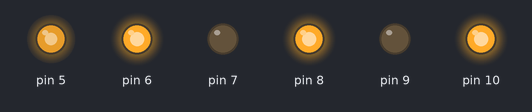
The sketch below on a simulated Arduino Uno, built with avr-gcc and run on an emulated ATmega328P. On the bench: output pins drawn as LEDs (lit = HIGH).

Above: at 0.05 s.
At 1.5 s:
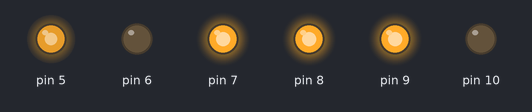
At 2.95 s:
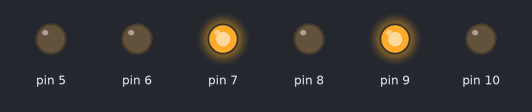
Timing chart, 0 to 6.9 s (numbered marks = the images above):
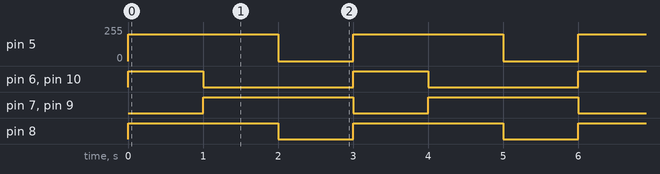

The sketch:

sketch_sep24a.ino
```cpp
void setup() {
  // put your setup code here, to run once:
  pinMode(6,OUTPUT);
  pinMode(7,OUTPUT);
  pinMode(9,OUTPUT);
  pinMode(10,OUTPUT);
}
void left(int speed)
{
  digitalWrite(6, HIGH);
  digitalWrite(7, LOW);
  analogWrite(5,speed); // 좌우 speed
}

void right(int speed)
{
  digitalWrite(6, LOW);
  digitalWrite(7, HIGH);
  analogWrite(5,speed); // 좌우 speed
}
void RL_stop()
{
  analogWrite(5,0); // 좌우 speed
}
void forward(int speed)
{
  digitalWrite(9, LOW);
  digitalWrite(10, HIGH);
  analogWrite(8,speed); // 앞뒤 speed
}
void back(int speed)
{
  digitalWrite(9, HIGH);
  digitalWrite(10, LOW);
  analogWrite(8,speed); // 앞뒤 speed
}
void FB_stop()
{
  analogWrite(8,0);
}

void loop() {


  left(200);
  forward(200);
  delay(1000);
  right(200);
  back(200);
  delay(1000);
  RL_stop();
  FB_stop();
  delay(1000);


}
```

Measured:
- by itself, pin 5: alternates 200/255 for 2.0 s and 0/255 for 1.0 s
- by itself, pin 6, pin 10: alternates HIGH for 1.0 s and LOW for 2.0 s
- by itself, pin 7–9: alternates HIGH for 2.0 s and LOW for 1.0 s
